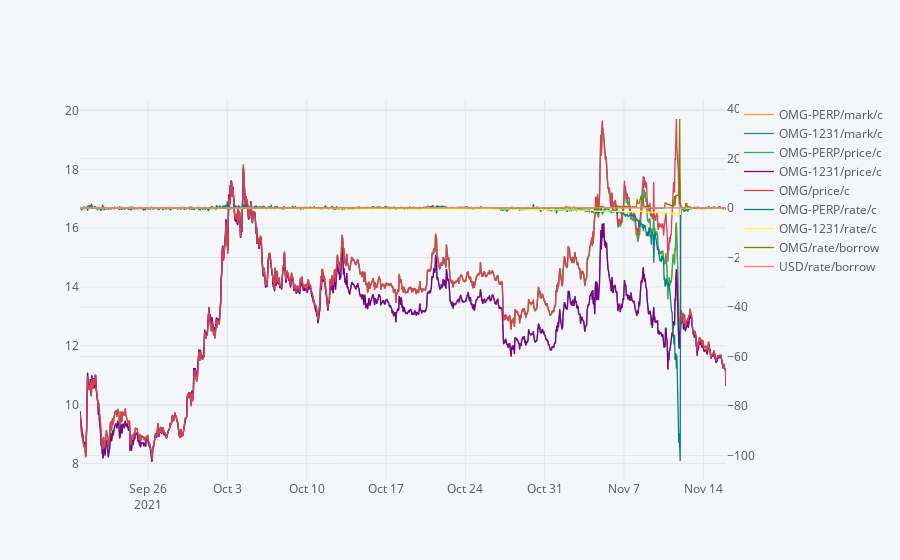

The notebook cell this image was saved under:
### Code cell
prices=futures_df[[c for c in futures_df.columns for string in ['mark/c','price/c'] if string in c]]
rates=futures_df[[c for c in futures_df.columns for string in ['rate/c','rate/borrow'] if string in c]]
prices.join(rates).iplot(secondary_y=list(rates.columns))

### Figure 1 — Plotly figure (JSON) as saved in the notebook; plotly's stock layout.template omitted (floating-point values rounded to 4 significant figures; data arrays with more than 128 entries replaced by an {"elided": "..."} marker saying what was removed)
{"data": [{"line": {"color": "rgba(255, 153, 51, 1.0)", "dash": "solid", "shape": "linear", "width": 1.3}, "mode": "lines", "name": "OMG-PERP/mark/c", "text": "", "type": "scatter", "x": {"elided": "1369 str values"}, "y": {"elided": "1369 float values"}}, {"line": {"color": "rgba(55, 128, 191, 1.0)", "dash": "solid", "shape": "linear", "width": 1.3}, "mode": "lines", "name": "OMG-1231/mark/c", "text": "", "type": "scatter", "x": {"elided": "1369 str values"}, "y": {"elided": "1369 float values"}}, {"line": {"color": "rgba(50, 171, 96, 1.0)", "dash": "solid", "shape": "linear", "width": 1.3}, "mode": "lines", "name": "OMG-PERP/price/c", "text": "", "type": "scatter", "x": {"elided": "1369 str values"}, "y": {"elided": "1369 float values"}}, {"line": {"color": "rgba(128, 0, 128, 1.0)", "dash": "solid", "shape": "linear", "width": 1.3}, "mode": "lines", "name": "OMG-1231/price/c", "text": "", "type": "scatter", "x": {"elided": "1369 str values"}, "y": {"elided": "1369 float values"}}, {"line": {"color": "rgba(219, 64, 82, 1.0)", "dash": "solid", "shape": "linear", "width": 1.3}, "mode": "lines", "name": "OMG/price/c", "text": "", "type": "scatter", "x": {"elided": "1369 str values"}, "y": {"elided": "1369 float values"}}, {"line": {"color": "rgba(0, 128, 128, 1.0)", "dash": "solid", "shape": "linear", "width": 1.3}, "mode": "lines", "name": "OMG-PERP/rate/c", "text": "", "type": "scatter", "x": {"elided": "1369 str values"}, "xaxis": "x", "y": {"elided": "1369 float values"}, "yaxis": "y2"}, {"line": {"color": "rgba(255, 255, 51, 1.0)", "dash": "solid", "shape": "linear", "width": 1.3}, "mode": "lines", "name": "OMG-1231/rate/c", "text": "", "type": "scatter", "x": {"elided": "1369 str values"}, "xaxis": "x", "y": {"elided": "1369 float values"}, "yaxis": "y2"}, {"line": {"color": "rgba(128, 128, 0, 1.0)", "dash": "solid", "shape": "linear", "width": 1.3}, "mode": "lines", "name": "OMG/rate/borrow", "text": "", "type": "scatter", "x": {"elided": "1369 str values"}, "xaxis": "x", "y": {"elided": "1369 float values"}, "yaxis": "y2"}, {"line": {"color": "rgba(251, 128, 114, 1.0)", "dash": "solid", "shape": "linear", "width": 1.3}, "mode": "lines", "name": "USD/rate/borrow", "text": "", "type": "scatter", "x": {"elided": "1369 str values"}, "xaxis": "x", "y": {"elided": "1369 float values"}, "yaxis": "y2"}], "layout": {"legend": {"bgcolor": "#F5F6F9", "font": {"color": "#4D5663"}}, "paper_bgcolor": "#F5F6F9", "plot_bgcolor": "#F5F6F9", "title": {"font": {"color": "#4D5663"}}, "xaxis": {"gridcolor": "#E1E5ED", "showgrid": true, "tickfont": {"color": "#4D5663"}, "title": {"font": {"color": "#4D5663"}, "text": ""}, "zerolinecolor": "#E1E5ED"}, "yaxis": {"gridcolor": "#E1E5ED", "showgrid": true, "tickfont": {"color": "#4D5663"}, "title": {"font": {"color": "#4D5663"}, "text": ""}, "zerolinecolor": "#E1E5ED"}, "yaxis2": {"anchor": "x", "gridcolor": "#E1E5ED", "overlaying": "y", "showgrid": true, "side": "right", "tickfont": {"color": "#4D5663"}, "title": {"text": ""}, "zerolinecolor": "#E1E5ED"}}}
